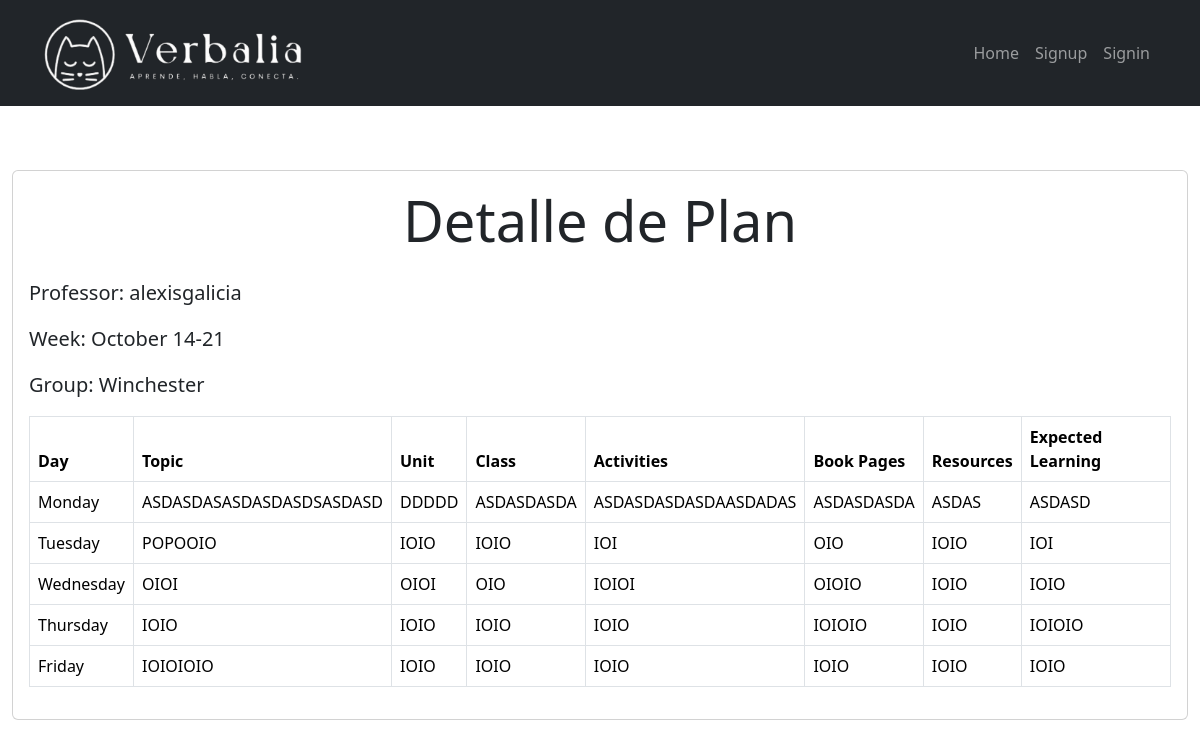
Screenshot of /plan_detail/43/ with the database file from the repository.
### boletas/models.py (models this page shows, shortened)
class Group(models.Model):
    name = models.CharField(max_length=50)
    level = models.CharField(max_length=50)
    schedule = models.CharField(max_length=50)
    user = models.ForeignKey(User, on_delete=models.SET_NULL, null=True, blank=True, editable=True)
    def __str__(self):
        return self.name

class Plan(models.Model):
    DAY_CHOICES = [
        ('Monday','Monday'),
        ('Tuesday','Tuesday'),
        ('Wednesday','Wednesday'),
        ('Thursday','Thursday'),
        ('Friday','Friday')
    ]
    day = models.CharField(
        max_length=10,
        choices=DAY_CHOICES,
        null=True,
        blank=True
    )
    topic = models.CharField(max_length=50, null=True, blank=True)
    unit = models.CharField(max_length=50, null=True, blank=True)
    clase = models.CharField(max_length=50, null=True, blank=True)
    semana = models.CharField(max_length=50, null=True, blank=True)
    activities = models.TextField(max_length=500, null=True, blank=True)
    book_pages = models.TextField(max_length=100, null=True, blank=True)
    resources = models.TextField(max_length=500, null=True, blank=True)
    expected_learning = models.TextField(max_length=500, null=True, blank=True)
    group = models.ForeignKey(Group, on_delete=models.CASCADE, null=True, blank=True)
    creation_date = models.DateTimeField(auto_now_add=True)
    user = models.ForeignKey(User, on_delete=models.SET_NULL, null=True, blank=True, editable=False)
    last_modified_date = models.DateTimeField(auto_now=True)
    is_submitted = models.BooleanField(default=False)
    week_number = models.PositiveIntegerField(null=True, blank=True)
    week_start = models.DateField(null=True)
    week_end = models.DateField(null=True)
    student_data = models.JSONField(blank=True, null=True)
    creation_week = models.CharField(max_length=50, null=True)
    @staticmethod
    def get_start_week_date(today=None):
        if not today:
            today = datetime.now()
        if today.weekday() == 5 and today.time() > time(17,1):
            return datetime.combine(today.date(), time(17, 1))
        else:
            last_saturday = today - timedelta(days=(today.weekday() - 5) % 7, hours=today.hour, minutes=today.minute, seconds=today.second, microseconds=today.microsecond)
            return datetime.combine(last_saturday, time(17, 1))
    @staticmethod
    def get_end_week_date(today=None):
        if not today:
            today = datetime.now()
        start_week_date = Plan.get_start_week_date(today)
        return start_week_date + timedelta(days=7)- timedelta(minutes=1)
    @staticmethod
    def get_current_week_label():
        today = datetime.now()
        start_week_datetime = Plan.get_start_week_date(today)
        end_week_datetime = Plan.get_end_week_date(start_week_datetime)
        month_names = ["January", "February", "March", "April", "May", "June", "July", "August", "September", "October", "November", "December"]
        if start_week_datetime.month != end_week_datetime.month:
            label = "{} {} - {} {}".format(month_names[start_week_datetime.month - 1], start_week_datetime.day, month_names[end_week_datetime.month - 1], end_week_datetime.day)
        else:
            label = "{} {}-{}".format(month_names[start_week_datetime.month - 1], start_week_datetime.day, end_week_datetime.day)
        return label

### boletas/views.py (the view)
# urls.py: path('plan_detail/<int:plan_id>/', views.plan_detail, name='plan_detail'),
def plan_detail(request, plan_id):
    plan_instance = get_object_or_404(Plan, id=plan_id)
    current_week_label = Plan.get_current_week_label()
    PlanEntryFormSet = formset_factory(PlanForm, extra=0)
    profesor = plan_instance.user
    group = plan_instance.group
    week = plan_instance.creation_week
    if request.method == 'GET':
        initial_data = plan_instance.student_data
        formset = PlanEntryFormSet(initial=initial_data, prefix='plan_entry')
        form = PlanForm(instance=plan_instance)
        form_data = [getattr(form.instance, field.name) for field in form]
    return render(request, 'plan_detail.html', {
        'formset':formset,
        'form_data':form_data,
        'current_week_label':current_week_label,
        'profesor':profesor,
        'group':group,
        'week':week
    })

### boletas/context_processors.py (called while the page is built)
def assignment_check(request):
    if request.user.is_authenticated:
        todos_los_grupos = Group.objects.filter(user=request.user)
        todos_completados = all([group.has_assignment_this_week() for group in todos_los_grupos])
    else:
        todos_completados = False
    return {'todos_completados':todos_completados}

def plan_check(request):
    if request.user.is_authenticated:
        todos_los_grupos = Group.objects.filter(user=request.user)
        plans_completados = all([group.has_plan_this_week() for group in todos_los_grupos])
    else:
        plans_completados = False
    return {'plans_completados':plans_completados}

def performance_check(request):
    if request.user.is_authenticated:
        todos_los_grupos = Group.objects.filter(user=request.user)
        performances_completados = all([group.has_performance_this_week() for group in todos_los_grupos])
    else:
        performances_completados = False
    return {'performances_completados':performances_completados}

### boletas/templates/plan_detail.html
{% extends 'base.html' %}
{% block content %}
<main class="container-fluid py-5">
    <section class="card card-body">
        <h1 class="display-4 text-center mb-4">Detalle de Plan</h1>
        <p class="lead"><strong>Professor:</strong> {{ profesor }}</p>
        <p class="lead"><strong>Week:</strong> {{ current_week_label }}</p>
        <p class="lead"><strong>Group:</strong> {{ group }}</p>
        <table class="table table-bordered">
            <thead>
                <tr>
                    <th>Day</th>
                    <th>Topic</th>
                    <th>Unit</th>
                    <th>Class</th>
                    <th>Activities</th>
                    <th>Book Pages</th>
                    <th>Resources</th>
                    <th>Expected Learning</th>
                </tr>
            </thead>
            <tbody>
                {% for entry in formset %}
                <tr>
                    <td>{{ entry.day.value }}</td>
                    <td>{{ entry.topic.value }}</td>
                    <td>{{ entry.unit.value }}</td>
                    <td>{{ entry.clase.value }}</td>
                    <td>{{ entry.activities.value }}</td>
                    <td>{{ entry.book_pages.value }}</td>
                    <td>{{ entry.resources.value }}</td>
                    <td>{{ entry.expected_learning.value }}</td>
                </tr>
                {% endfor %}
            </tbody>
        </table>
    </section>
</main>
{% endblock %}

### rows the page displays
Group: name "Winchester"
Plan: day.value "Monday", topic.value "ASDASDASASDASDASDSASDASD", unit.value "DDDDD", clase.value "ASDASDASDA", activities.value "ASDASDASDASDAASDADAS", book_pages.value "ASDASDASDA", resources.value "ASDAS", expected_learning.value "ASDASD"

### other values shown
{{ profesor }} "alexisgalicia"
{{ current_week_label }} "October 14-21"
{{ entry.day.value }} "Tuesday" "Wednesday" "Thursday" "Friday"
{{ entry.topic.value }} "POPOOIO" "OIOI" "IOIO" "IOIOIOIO"
{{ entry.unit.value }} "IOIO" "OIOI" "IOIO" "IOIO"
{{ entry.clase.value }} "IOIO" "OIO" "IOIO" "IOIO"
{{ entry.activities.value }} "IOI" "IOIOI" "IOIO" "IOIO"
{{ entry.book_pages.value }} "OIO" "OIOIO" "IOIOIO" "IOIO"
{{ entry.resources.value }} "IOIO" "IOIO" "IOIO" "IOIO"
{{ entry.expected_learning.value }} "IOI" "IOIO" "IOIOIO" "IOIO"
